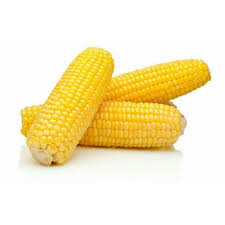
#> input picture milho.jpg, 225 x 225 px
$ python imagem_python.py
#> lines starting #> are read from the running program, lines starting #| are printed output that depends on the picture
import cv2

# carregar imagem
img = cv2.imread("milho.jpg")
#> img is the input picture: shape (225, 225, 3); mean B, G, R 195.9, 235.5, 247.7

# inverter imagem
invertida = 255 - img
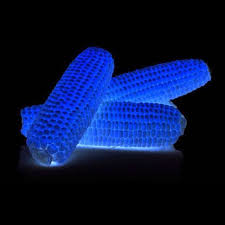
#> invertida: shape (225, 225, 3); mean B, G, R 59.1, 19.5, 7.3

# mostrar
cv2.imshow("Original", img)
cv2.imshow("Invertida", invertida)

#> (the run stopped early here; a loop or call above may not have finished)
